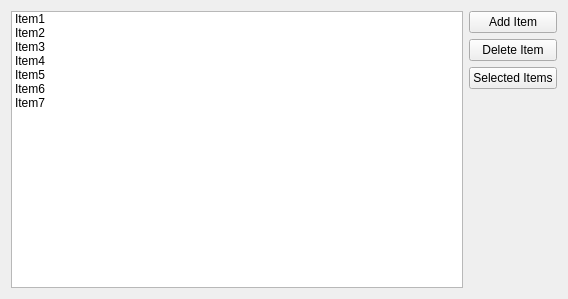
<?xml version="1.0" encoding="UTF-8"?>
<ui version="4.0">
 <class>Widget</class>
 <widget class="QWidget" name="Widget">
  <property name="geometry">
   <rect>
    <x>0</x>
    <y>0</y>
    <width>568</width>
    <height>299</height>
   </rect>
  </property>
  <property name="windowTitle">
   <string>Widget</string>
  </property>
  <layout class="QHBoxLayout" name="horizontalLayout">
   <item>
    <widget class="QListWidget" name="listWidget">
     <item>
      <property name="text">
       <string>Item1</string>
      </property>
     </item>
     <item>
      <property name="text">
       <string>Item2</string>
      </property>
     </item>
     <item>
      <property name="text">
       <string>Item3</string>
      </property>
     </item>
     <item>
      <property name="text">
       <string>Item4</string>
      </property>
     </item>
     <item>
      <property name="text">
       <string>Item5</string>
      </property>
     </item>
     <item>
      <property name="text">
       <string>Item6</string>
      </property>
     </item>
     <item>
      <property name="text">
       <string>Item7</string>
      </property>
     </item>
    </widget>
   </item>
   <item>
    <layout class="QVBoxLayout" name="verticalLayout">
     <item>
      <widget class="QPushButton" name="addItemButton">
       <property name="text">
        <string>Add Item</string>
       </property>
      </widget>
     </item>
     <item>
      <widget class="QPushButton" name="deleteItemButton">
       <property name="text">
        <string>Delete Item</string>
       </property>
      </widget>
     </item>
     <item>
      <widget class="QPushButton" name="selectedItemButton">
       <property name="text">
        <string>Selected Items</string>
       </property>
      </widget>
     </item>
     <item>
      <spacer name="verticalSpacer">
       <property name="orientation">
        <enum>Qt::Vertical</enum>
       </property>
       <property name="sizeHint" stdset="0">
        <size>
         <width>20</width>
         <height>40</height>
        </size>
       </property>
      </spacer>
     </item>
    </layout>
   </item>
  </layout>
 </widget>
 <resources/>
 <connections/>
</ui>
